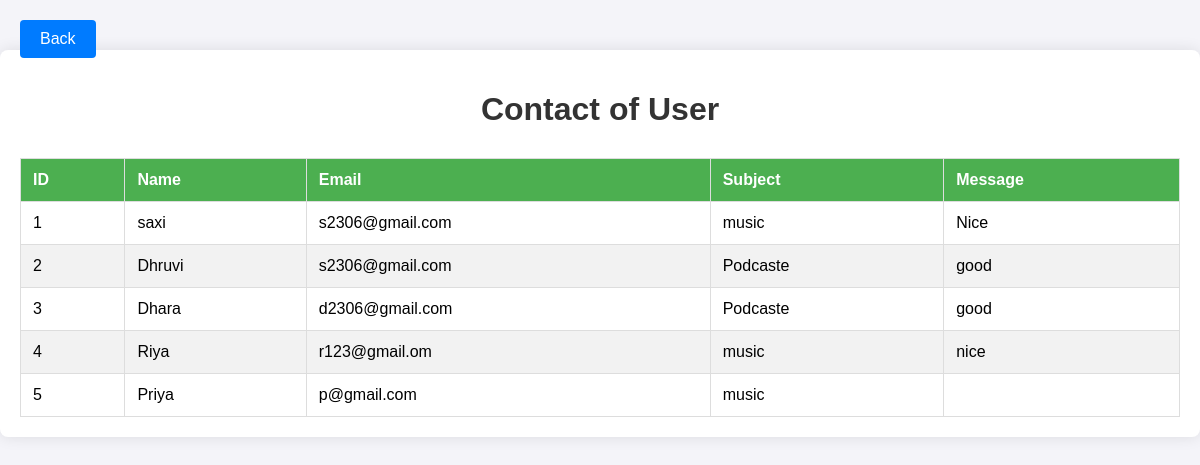
Page /admin/view_contact.php on the committed database.
### tables this page shows
CREATE TABLE `contactus` (
  `id` int(11) NOT NULL,
  `name` varchar(20) NOT NULL,
  `email` varchar(30) NOT NULL,
  `subject` varchar(50) NOT NULL,
  `massage` varchar(70) NOT NULL
);

### admin/view_contact.php (the view, shortened to what this page needs)
<?php
include 'connectivity.php';
$query = "SELECT * FROM contactus";
$result = mysqli_query($con, $query);
?>
<!DOCTYPE html>
<html lang="en">
<head>
</head>
<body>
    <div class="container">
    <a href="admin_page.php" class="back-btn">Back</a>
        <h1>Contact of User</h1>
        <table>
            <thead>
                <tr>
                    <th>ID</th>
                    <th>Name</th>
                    <th>Email</th>
                    <th>Subject</th>
                    <th>Message</th>
                </tr>
            </thead>
            <tbody>
                <?php
                if (mysqli_num_rows($result) > 0) {
                    while ($row = mysqli_fetch_assoc($result)) {
                        echo "<tr>";
                        echo "<td>" . $row['id'] . "</td>";
                        echo "<td>" . $row['name'] . "</td>";
                        echo "<td>" . $row['email'] . "</td>";
                        echo "<td>" . $row['subject'] . "</td>";
                        echo "<td>" . $row['massage'] . "</td>";
                        echo "</tr>";
                    }
                } else {
                    echo "<tr><td colspan='5'>No users found.</td></tr>";
                }
                ?>
            </tbody>
        </table>
    </div>
</body>
</html>

### admin/view_contact.php (style rules this page uses)
body { font-family: Arial, sans-serif; background-color: #f4f4f9; margin: 0; padding: 0; }
.container { max-width: 1200px; margin: 50px auto; padding: 20px; background-color: #fff; border-radius: 8px; box-shadow: 0 0 15px rgba(0,0,0,0.1); }
h1 { text-align: center; color: #333; }
table { width: 100%; border-collapse: collapse; margin-top: 30px; }
table, th, td { border: 1px solid #ddd; }
th, td { padding: 12px; text-align: left; }
th { background-color: #4CAF50; color: white; }
tr:nth-child(even) { background-color: #f2f2f2; }
.back-btn { display: inline-block; background-color: #007bff; color: white; padding: 10px 20px; border: none; border-radius: 4px; text-decoration: none; font-size: 16px; position: absolute; top: 20px; left: 20px; }

### rows in the picture
contactus: id "1", name "saxi", email "s2306@gmail.com", subject "music", massage "Nice"
contactus: id "2", name "Dhruvi", email "s2306@gmail.com", subject "Podcaste", massage "good"
contactus: id "3", name "Dhara", email "d2306@gmail.com", subject "Podcaste", massage "good"
contactus: id "4", name "Riya", email "r123@gmail.om", subject "music", massage "nice"
contactus: id "5", name "Priya", email "p@gmail.com", subject "music"
